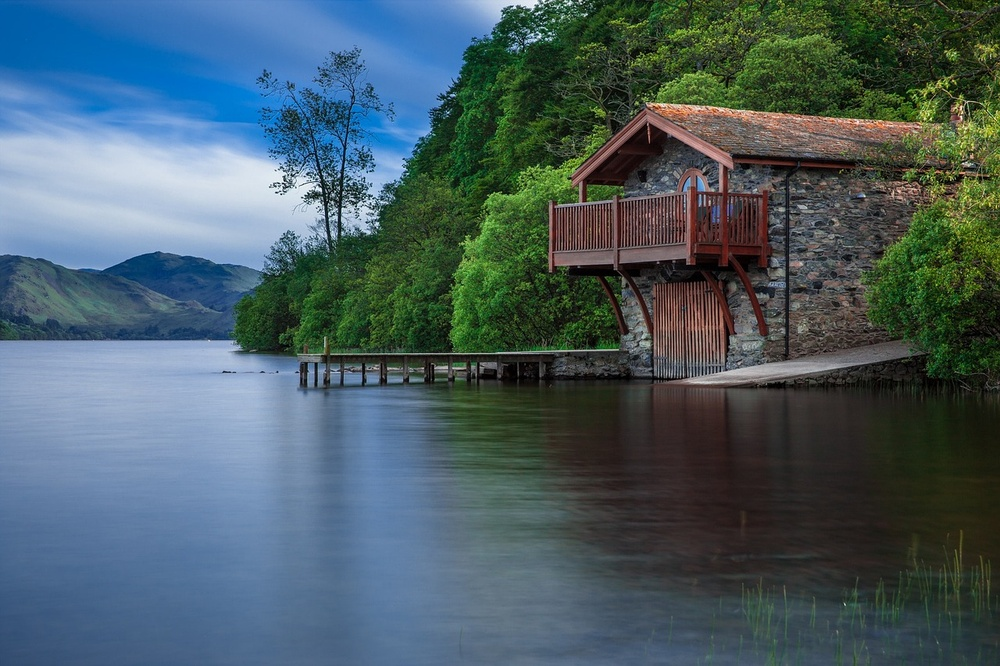
#> input picture sign-up/shira-mintz/image.jpg, 1000 x 666 px, shrunk from 1280 x 853 before the run
$ python main.py
#> lines starting #> are read from the running program, lines starting #| are printed output that depends on the picture
from PIL import Image
import numpy as np
import matplotlib.pyplot as plt

# loading image
img = Image.open("image.jpg").convert("RGB")
#> img is the input picture: PIL image 1000x666 RGB; mean R, G, B 73.1, 93.3, 100.6
data = np.array(img)

# Channel splitting
r = data[:, :, 0].flatten()
g = data[:, :, 1].flatten()
b = data[:, :, 2].flatten()

# drawing
plt.figure(figsize=(10, 5))
plt.hist(r, bins=256, color='red', alpha=0.5, label='Red')
plt.hist(g, bins=256, color='green', alpha=0.5, label='Green')
plt.hist(b, bins=256, color='blue', alpha=0.5, label='Blue')
plt.legend()
plt.title("RGB Histogram")
plt.xlabel("Value")
plt.ylabel("Frequency")
plt.tight_layout()
plt.savefig("histogram.png")
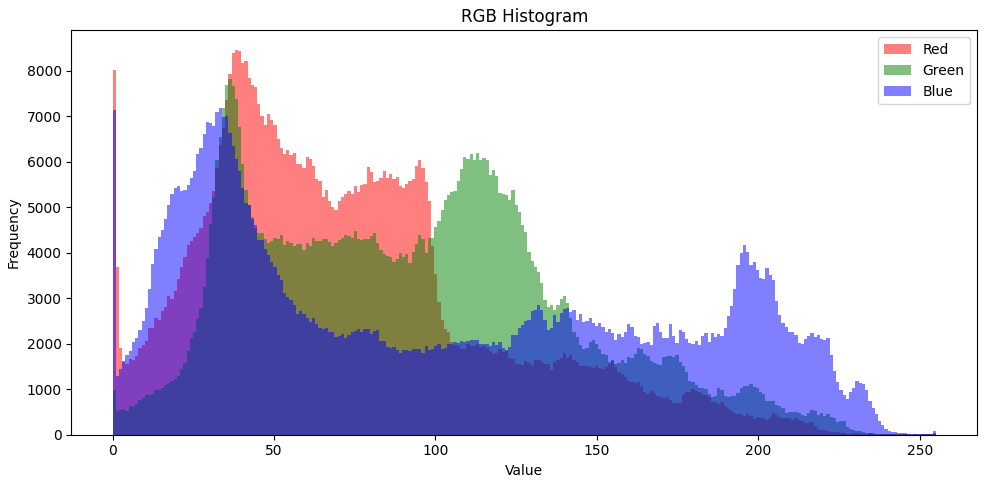
#> figure drawn by matplotlib, 1 panel; tallest bar 8463 high, from x = 37.85 to 38.85; tallest bar 7814 high, from x = 35.86 to 36.86; tallest bar 7189 high, from x = 32.87 to 33.87

print("Histogram saved as histogram.png")

$ run again, with sign-up/Task_numpy-Shira_Taieb/img_color.png saved as sign-up/shira-mintz/image.jpg
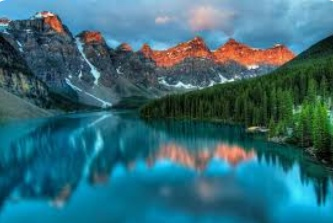
#> input picture sign-up/Task_numpy-Shira_Taieb/img_color.png, 333 x 223 px
#> img is the input picture: PIL image 333x223 RGB; mean R, G, B 53, 107, 119
#> `plt.savefig("histogram.png")`:
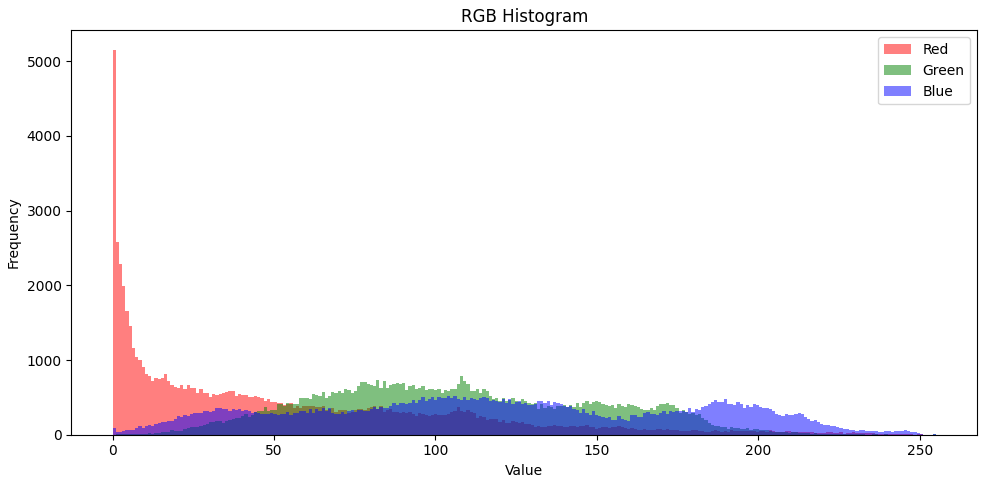
#> figure drawn by matplotlib, 1 panel; tallest bar 5155 high, from x = 0 to 0.996; tallest bar 783 high, from x = 107.6 to 108.6; tallest bar 523 high, from x = 105.6 to 106.6

$ run again, with sign-up/BatyaK_NumPy/flower.jpg copied over sign-up/shira-mintz/image.jpg
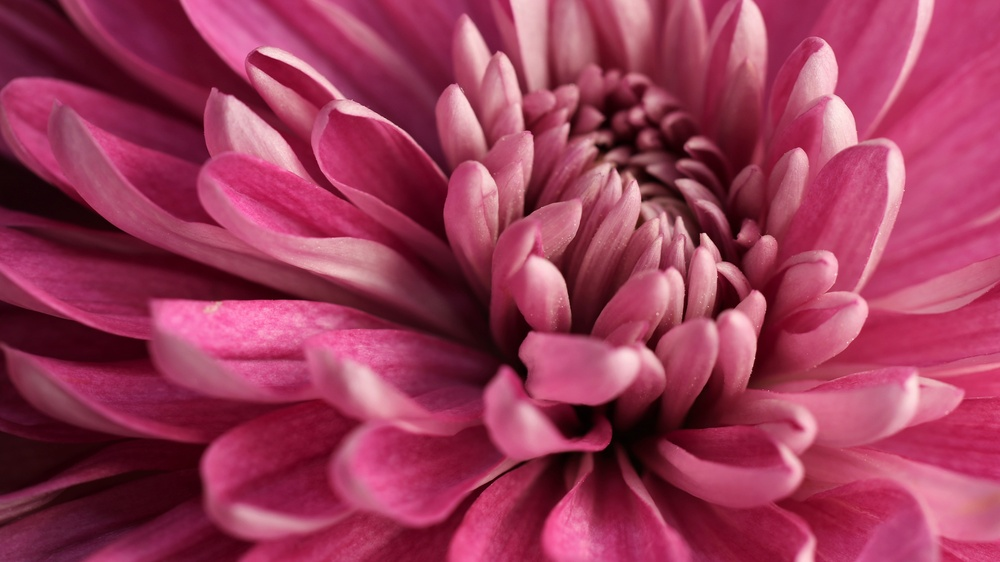
#> input picture sign-up/BatyaK_NumPy/flower.jpg, 1000 x 562 px, shrunk from 3840 x 2160 before the run
#> img is the input picture: PIL image 1000x562 RGB; mean R, G, B 155.4, 57.6, 88.6
#> `plt.savefig("histogram.png")`:
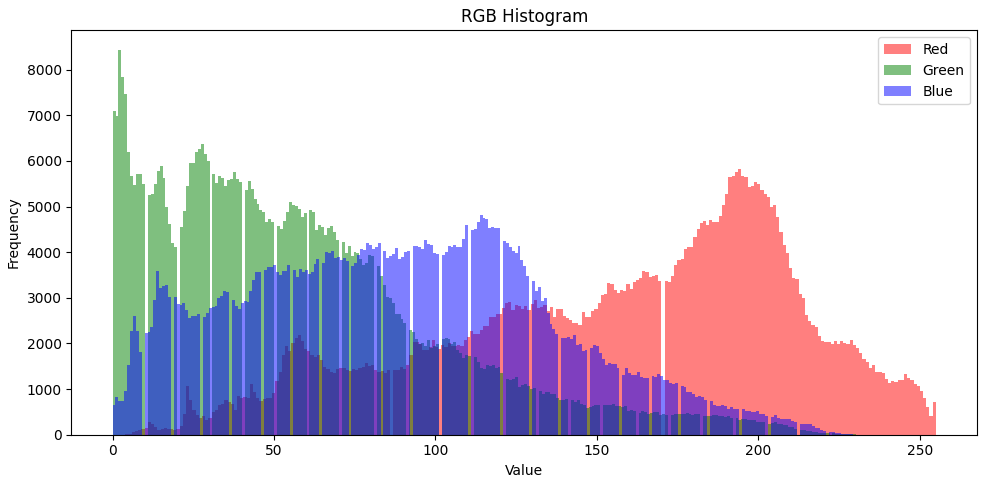
#> figure drawn by matplotlib, 1 panel; tallest bar 5817 high, from x = 193.7 to 194.7; tallest bar 8442 high, from x = 1.82 to 2.73; tallest bar 4807 high, from x = 113.7 to 114.6
